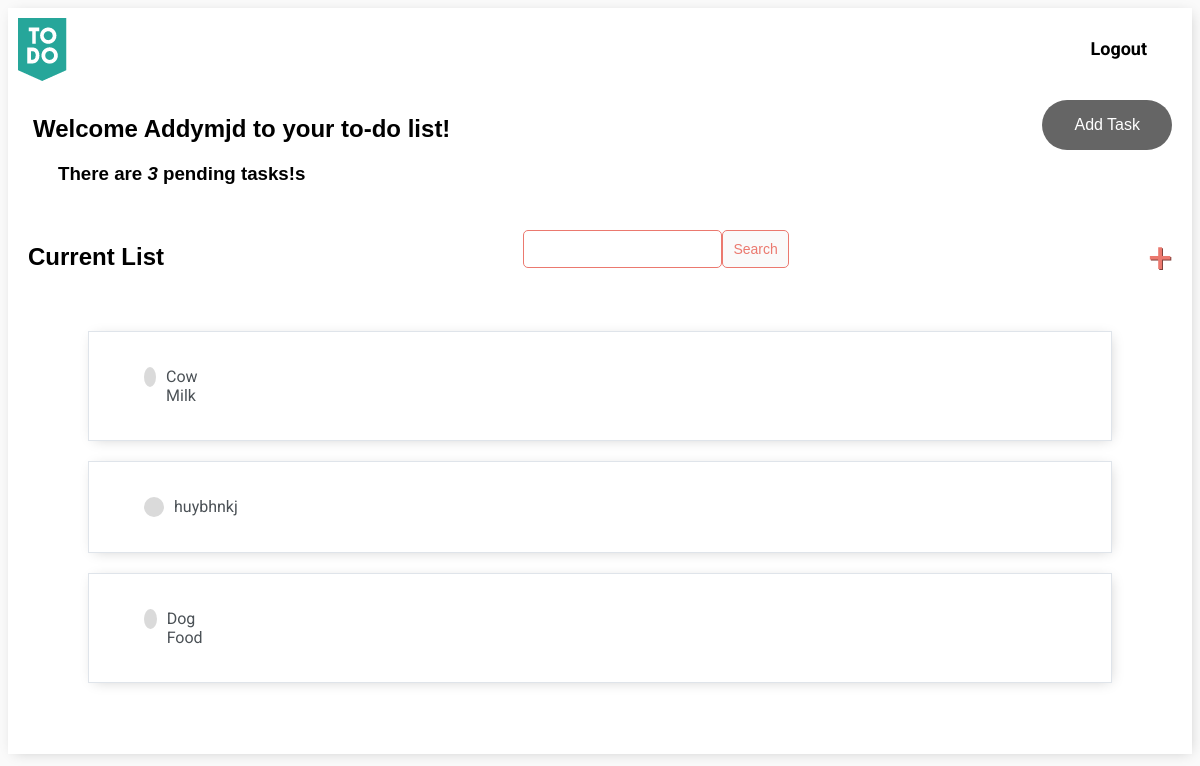
The app's page / (signed in) with its own data.
### useend/models.py (models this page shows)
class Task(models.Model):
    3
    PRIORITY_LIST = (
    ('High', 'High'),
    ('Medium', 'Medium'),
    ('Low','Low')
    )
    user = models.ForeignKey(User,on_delete=models.CASCADE,null=True,blank=True)
    title = models.CharField(max_length=250)
    description = models.CharField(max_length=250,null=False,blank=False)
    priority = models.CharField(choices=PRIORITY_LIST, max_length=128)
    complete = models.BooleanField(default=False)
    when_created = models.DateTimeField(auto_now_add=True)
    def __str__(self):
        return self.title
    class Meta:
        ordering = ['priority']

### useend/views.py (the view)
# urls.py: path('', TaskList.as_view(), name='tasks'),
class TaskList(LoginRequiredMixin,ListView):
    model = Task
    context_object_name = 'tasks'
    def get_context_data(self, **kwargs):
        context = super().get_context_data(**kwargs)
        context['tasks'] = context['tasks'].filter(user=self.request.user)
        context['count'] = context['tasks'].filter(complete=False).count()
        search_input = self.request.GET.get('search-area') or ''
        if search_input:
            context['tasks'] = context['tasks'].filter(
                title__startswith=search_input)
        context['search_input'] = search_input
        return context

### useend/templates/useend/task_list.html (shortened to what this page needs)
{% extends 'useend/main.html' %}
{% load static %}
{% block content %}
<div class="header-bar">
    <div  >
        <a href="{% url 'tasks' %}"> <img src="{% static 'assets/to-do.png' %}"> </a>
    </div>
    {% if request.user.is_authenticated %}
        <a href="{% url 'logout' %}">Logout</a>
    {% else %}
        <a href="{% url 'login' %}">Login</a>
    {% endif %}
</div>
<div id="outer" style="width:100%;">
   <h2 clas="inner" style=" padding-left:25px; display:inline-block;">Welcome {{request.user | title}} to your to-do list!</h2>
  <div class="inner" style="display:inline-block;text-align:right; float:right;"><button style="background-color: #000;border: none;color: white;padding: 16px 32px;text-align: center;font-size: 16px;opacity: 0.6;transition: 0.3s;display: inline-block;text-decoration: none;cursor: pointer; margin-top:5px; margin-right: 20px;border-radius:25px;"> <a style="text-decoration:none; color:white;" href="{% url 'task-create' %}">Add Task</a></button></div>
</div>
    <h3 style="margin-left:50px; margin-top:0px;">There are <i>{{count}}</i> pending tasks!{{ count|pluralize:"s" }}</h3>
<div id="search-add-wrapper">
    <h2>Current List  </h2>
    <form method="GET" style="display: flex;">
        <input type='text' name='search-area' value="{{search_input}}">
        <input class="button" type="submit" value='Search'>
    </form>
    <a id="add-link" href="{% url 'task-create' %}">&#x2b;</a>
</div>
<div id="tasklist" class="task-items-wrapper" >
    {% for task in tasks %}
    <div class="task-wrapper" data-position="{{task.pk}}" >
        <div class="task-title" >
            {% if task.complete %}
            <div class="task-complete-icon"></div>
            <i><s><a href="{% url 'task-update' task.id %}">{{task}}</a></s></i>
             {% else %}
            <div class="task-incomplete-icon"></div>
            <a href="{% url 'task-update' task.id %}">{{task}}</a> {% endif %}
        </div>
    </div>
    {% empty %}
    <h3 style="padding: 15px;">No items in list</h3>
    {% endfor %}
</div>
    <h3 style="padding: 15px; color:white">No items in list</h3>
{% endblock content %}

### useend/static/css/style.css (style rules this page uses)
body { background-color: #FAFAFA; font-family: 'Roboto', sans-serif; }
h1, h2, h3, h4, h5, h6 { font-family: 'Roboto', sans-serif; font-family: 'Ubuntu', sans-serif; }
a, p { color: #4b5156 }
.header-bar { display: flex; justify-content: space-between; color: #000; padding: 10px; border-radius: 5px 5px 0 0; background-color:#fff; }
.header-bar a { color:black; border-color: #000; text-decoration: none; margin-top: 20px; font-weight: bold; padding-right: 35px; font-size: 18px; }

### useend/templates/useend/main.html (style rules this page uses)
.task-wrapper { display: flex; align-items: center; justify-content: space-between; background-color: #fff; border-top: 1px solid #dfe4ea; border-bottom: 1px solid #dfe4ea; border-left: 1px solid #dfe4ea; transition: transform .2s; border-right: 1px solid #dfe4ea; overflow: hidden; padding-right: 35px; padding-left: 35px; padding-top:15px; padding-bottom:15px; margin-top:20px; margin-left: 80px; margin-right: 80px; -webkit-box-shadow: 2px 2px 13px -4px rgba(0, 0, 0, 0.21); box-shadow: 2px 2px 13px -4px rgba(0, 0, 0, 0.21); border-spacing: 15px 50px; }
.task-title { display: flex; padding: 20px; }
.task-title a { text-decoration: none; color: #4b5156; margin-left: 10px; }
.task-incomplete-icon { height: 20px; width: 20px; background-color: rgb(218, 218, 218); border-radius: 50%; }
#add-link { color: #EB796F; text-decoration: none; font-size: 42px; text-shadow: 1px 1px #81413b; }
#search-add-wrapper { display: flex; justify-content: space-between; align-items: center; padding: 20px; }
input[type=text], input[type=password], textarea { border: 1px solid #EB796F; border-radius: 5px; padding: 10px; width: 90%; }
.button { border: 1px solid #EB796F; background-color: #FAFAFA; color: #EB796F; padding: 10px; font-size: 14px; border-radius: 5px; cursor: pointer; text-decoration: none; }

### records on screen
Task: title "Cow Milk"
Task: title "huybhnkj"
Task: title "Dog Food"

### other values on screen
{{ request.user | title }} "Addymjd"
{{ count }} "3"
